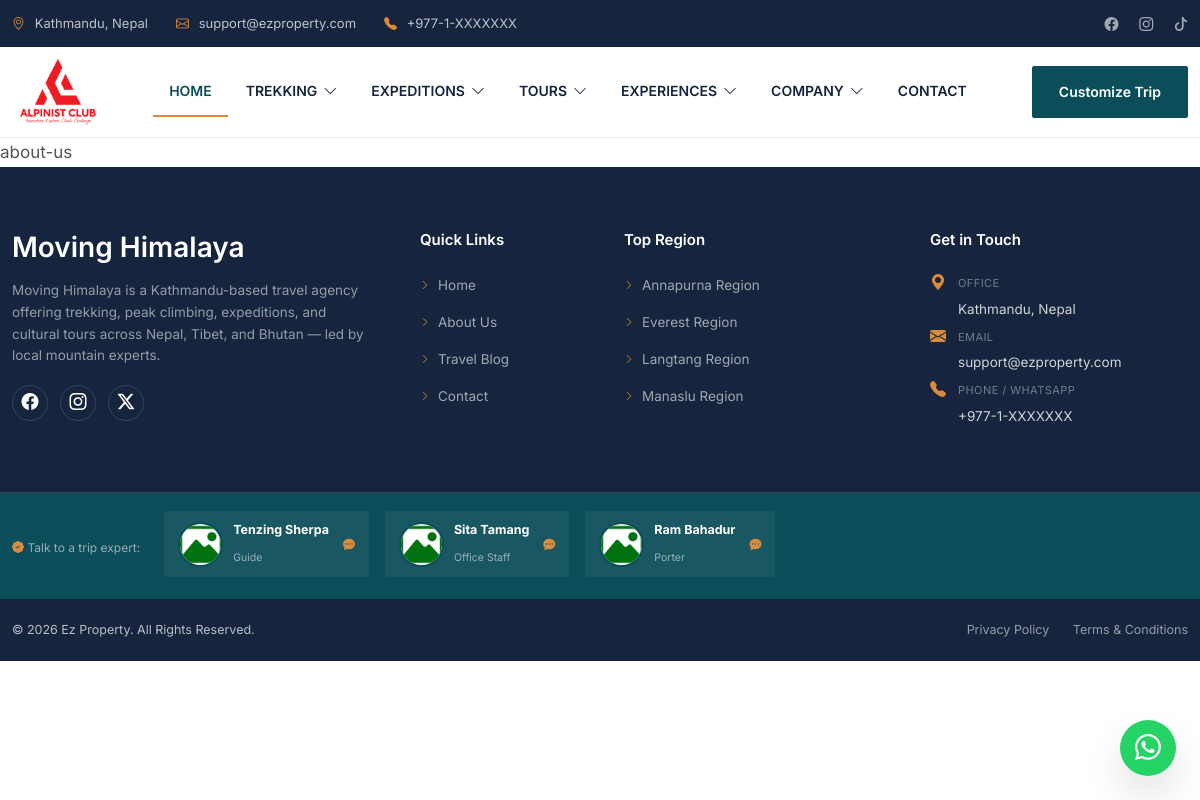
The page /about-us/ on the database its author committed.
### settings/models.py (models this page shows, shortened)
class SiteSetting(models.Model):
    system_name = models.CharField(max_length=191, blank=True, null=True)
    email = models.EmailField(max_length=191, blank=True, null=True)
    extra_email = models.EmailField(max_length=191, blank=True, null=True)
    phone = models.CharField(max_length=50, blank=True, null=True)
    extra_phone = models.CharField(max_length=50, blank=True, null=True)
    address = models.TextField(blank=True, null=True)
    opening_hr = models.CharField(max_length=100, blank=True, null=True)
    work_hours = models.CharField(max_length=100, blank=True, null=True)
    google_map = models.TextField(blank=True, null=True)
    footer_copyright = models.CharField(max_length=191, blank=True, null=True)
    facebook = models.URLField(max_length=191, blank=True, null=True)
    twitter = models.URLField(max_length=191, blank=True, null=True)
    linkedin = models.URLField(max_length=191, blank=True, null=True)
    instagram = models.URLField(max_length=191, blank=True, null=True)
    youtube = models.URLField(max_length=191, blank=True, null=True)
    google = models.URLField(max_length=191, blank=True, null=True)
    yelp = models.URLField(max_length=191, blank=True, null=True)
    logo = models.ImageField(upload_to='settings/', blank=True, null=True)
    favicon = models.ImageField(upload_to='settings/', blank=True, null=True)
    loader = models.ImageField(upload_to='settings/', blank=True, null=True)
    footer_gateway_img = models.ImageField(upload_to='settings/', blank=True, null=True)
    bg_image = models.ImageField(upload_to='settings/', blank=True, null=True)
    breadcrumb = models.ImageField(upload_to='settings/', blank=True, null=True)
    image1 = models.ImageField(upload_to='settings/', blank=True, null=True)
    image2 = models.ImageField(upload_to='settings/', blank=True, null=True)
    meta_author = models.CharField(max_length=191, blank=True, null=True)
    meta_title = models.CharField(max_length=191, blank=True, null=True)
    meta_keywords = models.CharField(max_length=191, blank=True, null=True)
    meta_description = models.TextField(blank=True, null=True)
    info1 = models.TextField(blank=True, null=True)
    info2 = models.TextField(blank=True, null=True)
    info3 = models.TextField(blank=True, null=True)
    info4 = models.TextField(blank=True, null=True)
    info5 = models.TextField(blank=True, null=True)
    info6 = models.TextField(blank=True, null=True)
    info7 = models.TextField(blank=True, null=True)
    mail_transport = models.CharField(max_length=50, blank=True, null=True)
    mail_host = models.CharField(max_length=191, blank=True, null=True)
    mail_port = models.IntegerField(blank=True, null=True)
    mail_username = models.CharField(max_length=191, blank=True, null=True)
    mail_password = models.CharField(max_length=191, blank=True, null=True)
    mail_encryption = models.CharField(max_length=10, blank=True, null=True)
    mail_from = models.EmailField(max_length=191, blank=True, null=True)
    mail_from_name = models.CharField(max_length=191, blank=True, null=True)
    smtp_check = models.BooleanField(default=False)
    recaptcha_site_key = models.CharField(max_length=191, blank=True, null=True)
    recaptcha_secret_key = models.CharField(max_length=191, blank=True, null=True)
    is_recaptcha = models.BooleanField(default=False)
    google_analytic_id = models.CharField(max_length=50, blank=True, null=True)
    google_client_id = models.CharField(max_length=191, blank=True, null=True)
    google_client_secret = models.CharField(max_length=191, blank=True, null=True)
    google_redirect = models.URLField(max_length=191, blank=True, null=True)
    is_google = models.BooleanField(default=False)
    facebook_analytic_id = models.CharField(max_length=50, blank=True, null=True)
    facebook_client_id = models.CharField(max_length=191, blank=True, null=True)
    facebook_client_secret = models.CharField(max_length=191, blank=True, null=True)
    facebook_redirect = models.URLField(max_length=191, blank=True, null=True)
    is_facebook = models.BooleanField(default=False)
    process_title = models.CharField(max_length=191, blank=True, null=True)
    process_sub_title = models.TextField(blank=True, null=True)
    process_item = models.JSONField(blank=True, null=True, default=list)
    work_title = models.CharField(max_length=191, blank=True, null=True)
    work_sub_title = models.TextField(blank=True, null=True)
    work_item = models.JSONField(blank=True, null=True, default=list)
    counter_title = models.CharField(max_length=191, blank=True, null=True)
    counter_sub_title = models.TextField(blank=True, null=True)
    counter_item = models.JSONField(blank=True, null=True, default=list)
    class Meta:
        verbose_name = "Site Setting"
        verbose_name_plural = "Site Settings"
    @classmethod
    def get_instance(cls):
        obj, created = cls.objects.get_or_create(pk=1)
        return obj

### categories/models.py (models this page shows, shortened)
class Category(models.Model):
    parent = models.ForeignKey('self', on_delete=models.SET_NULL, null=True, blank=True, related_name='children')
    name = models.CharField(max_length=255)
    slug = models.SlugField(max_length=255, unique=True, blank=True) # blank=True राख्नुहोस् ताकि form मा नलेख्दा पनि error नआओस्
    excerpt = models.TextField(blank=True, null=True)
    description = models.TextField(blank=True, null=True)
    image = models.ImageField(upload_to='categories/', blank=True, null=True)
    font_icon = models.CharField(max_length=100, blank=True, null=True)
    order_level = models.IntegerField(default=0)
    display_on = models.CharField(max_length=100, default='default')
    meta_keywords = models.CharField(max_length=255, blank=True, null=True)
    meta_description = models.TextField(blank=True, null=True)
    status = models.BooleanField(default=True)
    created_by = models.ForeignKey(settings.AUTH_USER_MODEL, on_delete=models.SET_NULL, null=True, blank=True, related_name='created_categories')
    updated_by = models.ForeignKey(settings.AUTH_USER_MODEL, on_delete=models.SET_NULL, null=True, blank=True, related_name='updated_categories')
    created_at = models.DateTimeField(auto_now_add=True)
    updated_at = models.DateTimeField(auto_now=True)
    objects = CategoryManager()
    class Meta:
        ordering = ['order_level', 'name']

### teams/models.py (models this page shows, shortened)
class Team(models.Model):
    ROLE_CHOICES = [
        ('office', 'Office Staff'),
        ('guide', 'Guide'),
        ('porter', 'Porter'),
    ]
    name = models.CharField(max_length=255)
    role = models.CharField(max_length=20, choices=ROLE_CHOICES, default='office')
    email = models.EmailField(blank=True, null=True)
    address = models.CharField(max_length=500, blank=True, null=True)
    phone = models.CharField(max_length=500, blank=True, null=True)
    bio = models.TextField(blank=True, null=True)
    image = models.ImageField(upload_to='teams/', blank=True, null=True)
    facebook = models.URLField(blank=True, null=True)
    youtube = models.URLField(blank=True, null=True)
    tiktok = models.URLField(blank=True, null=True)
    instagram = models.URLField(blank=True, null=True)
    order_level = models.IntegerField(default=0)
    status = models.BooleanField(default=True)
    created_at = models.DateTimeField(auto_now_add=True)
    updated_at = models.DateTimeField(auto_now=True)
    class Meta:
        ordering = ['order_level']
    @property
    def image_url(self):
        return self.image.url if self.image and hasattr(self.image, 'url') else '/static/asset/images/noimage.png'

### front/views.py (the view)
# urls.py: path('about-us/', views.about, name='about'),
def about(request):
    return render(request, 'front/about.html')

### templates/front/about.html (shortened to what this page needs)
{% extends 'layouts/main.html' %}
{% block content %}
    <section class="about-section">
        about-us
    </section>
{% endblock %}

### templates/layouts/main.html (shortened to what this page needs)
{% load static %}
<!DOCTYPE html>
<html lang="en">
<head>
    <link href="https://cdn.jsdelivr.net/npm/bootstrap@5.3.2/dist/css/bootstrap.min.css" rel="stylesheet">
    <link href="https://cdn.jsdelivr.net/npm/bootstrap-icons@1.11.1/font/bootstrap-icons.css" rel="stylesheet">
    <link rel="stylesheet" href="https://cdn.jsdelivr.net/npm/swiper@11/swiper-bundle.min.css">
    <link rel="stylesheet" href="https://cdnjs.cloudflare.com/ajax/libs/baguettebox.js/1.11.1/baguetteBox.min.css">
    <link rel="stylesheet" href="{% static 'asset/front/style.css' %}">
    <link rel="stylesheet" href="{% static 'asset/front/offcanvas.css' %}">
    <link rel="stylesheet" href="{% static 'asset/front/responsive.css' %}">
    <link rel="stylesheet" href="{% static 'asset/front/details.css' %}">
</head>
<body>
    {% include 'includes/front/header.html' %}
      <main>
         {% block content %}{% endblock %}
      </main>
    {% include 'includes/front/footer.html' %}
     {% if setting.phone %}
        <a href="https://wa.me/{{ setting.phone|cut:' ' }}" class="whatsapp-float hidden-xs" target="_blank">
            <i class="bi bi-whatsapp"></i>
        </a>
    {% endif %}
</body>
</html>

### templates/includes/front/header.html (shortened to what this page needs)
{% load static %}
<div class="top-bar hidden-xs">
  <div class="container d-flex justify-content-between align-items-center">
    <div class="top-line">
      {% if setting.address %}
        <span><i class="bi bi-geo-alt"></i> {{ setting.address }}</span>
      {% endif %}
      {% if setting.email %}
        <a href="mailto:{{ setting.email }}"><i class="bi bi-envelope"></i> {{ setting.email }}</a>
      {% endif %}
      {% if setting.phone %}
        <a href="tel:{{ setting.phone|cut:' ' }}"><i class="bi bi-telephone-fill"></i> {{ setting.phone }}</a>
      {% endif %}
    </div>
    <div class="top-social">
      {% if setting.facebook %}<a href="{{ setting.facebook }}" target="_blank"><i class="bi bi-facebook"></i></a>{% endif %}
      {% if setting.instagram %}<a href="{{ setting.instagram }}" target="_blank"><i class="bi bi-instagram"></i></a>{% endif %}
      {% if setting.twitter %}<a href="{{ setting.twitter }}" target="_blank"><i class="bi bi-tiktok"></i></a>{% endif %}
    </div>
  </div>
</div>
<header class="main-header">
  <div class="container">
     <a href="{% url 'front:home' %}" class="logo">
      {% if setting.logo %}
         <img src="{{ setting.logo.url }}" alt="{{ setting.system_name|default:'Moving Himalaya' }} logo">
      {% else %}
        <img src="{% static 'asset/images/noimage.png' %}" alt="Logo">
      {% endif %}
    </a>
    <ul class="primary-nav">
      <li><a href="{% url 'front:home' %}" class="nav-link-custom active">Home</a></li>
      {% for category in global_categories %}
        {% if category.children.exists %}
        <li class="nav-item-mega">
            <a href="{% url 'front:category_packages' slug=category.slug %}" class="nav-link-custom" aria-haspopup="true" aria-expanded="false">
                {{ category.name }} <i class="bi bi-chevron-down"></i>
            </a>
        </li>
        {% endif %}
      {% endfor %}
      <li class="nav-item-simple">
        <a href="#" class="nav-link-custom" aria-haspopup="true" aria-expanded="false">Company <i class="bi bi-chevron-down"></i></a>
      </li>
      <li><a href="{% url 'front:contact' %}" class="nav-link-custom">Contact</a></li>
    </ul>
    <div class="d-flex align-items-center gap-2">
      <a href="{% url 'front:contact' %}" class="btn-brand d-none d-lg-inline-flex">Customize Trip</a>
    </div>
  </div>
</header>

### templates/includes/front/footer.html (shortened to what this page needs)
<footer class="site-footer">
  <div class="footer-main">
    <div class="container">
      <div class="row g-5">
        <div class="col-lg-4">
        <h3 class="text-white mb-3">{{ setting.system_name|default:"Moving Himalaya" }}</h3>
        <p class="footer-desc">{{ setting.info4|default:"Moving Himalaya" }}</p>
        <div class="footer-social-modern">
            {% if setting.facebook %}<a href="{{ setting.facebook }}" target="_blank"><i class="bi bi-facebook"></i></a>{% endif %}
            {% if setting.instagram %}<a href="{{ setting.instagram }}" target="_blank"><i class="bi bi-instagram"></i></a>{% endif %}
            {% if setting.twitter %}<a href="{{ setting.twitter }}" target="_blank"><i class="bi bi-twitter-x"></i></a>{% endif %}
        </div>
        </div>
        <div class="col-lg-2 col-6">
          <h5 class="footer-widget-title">Quick Links</h5>
          <ul class="footer-links-modern">
            <li><a href=""><i class="bi bi-chevron-right"></i>Home</a></li>
            <li><a href=""><i class="bi bi-chevron-right"></i>About Us</a></li>
            <li><a href=""><i class="bi bi-chevron-right"></i>Travel Blog</a></li>
            <li><a href=""><i class="bi bi-chevron-right"></i>Contact</a></li>
          </ul>
        </div>
        <div class="col-lg-3 col-6">
          <h5 class="footer-widget-title">Top Region </h5>
          <ul class="footer-links-modern">
            {% for region in trekking_regions %}
            <li><a href=""><i class="bi bi-chevron-right"></i> {{ region.name }} </a></li>
            {% endfor %}
          </ul>
        </div>
        <div class="col-lg-3">
          <h5 class="footer-widget-title">Get in Touch</h5>
          <div class="footer-contact-info">
            {% if setting.address %}
            <div class="info-item">
              <i class="bi bi-geo-alt-fill info-icon"></i>
              <div class="info-text"><span>Office</span><p>{{ setting.address }}</p></div>
            </div>
            {% endif %}
            {% if setting.email %}
            <div class="info-item">
              <i class="bi bi-envelope-fill info-icon"></i>
              <div class="info-text">
                <span>Email</span>
                <p><a href="mailto:{{ setting.email }}">{{ setting.email }}</a></p>
              </div>
            </div>
            {% endif %}
            {% if setting.phone %}
            <div class="info-item">
              <i class="bi bi-telephone-fill info-icon"></i>
              <div class="info-text">
                <span>Phone / WhatsApp</span>
                <p><a href="tel:{{ setting.phone|cut:' ' }}">{{ setting.phone }}</a></p>
              </div>
            </div>
            {% endif %}
          </div>
        </div>
      </div>
    </div>
  </div>
    <div class="footer-experts-bar">
    <div class="container experts-bar-inner">
      <div class="experts-label">
        <span><i class="bi bi-patch-check-fill" style="color:var(--accent);"></i> Talk to a trip expert:</span>
      </div>
      <div class="experts-scroll">
        {% for expert in footer_experts %}
        <a href="" class="expert-card-mini">
          <img src="{{ expert.image_url }}"
               alt="{{ expert.name }}"
               class="expert-avatar-img"
               style="width: 45px; height: 45px; border-radius: 50%; object-fit: cover; border: 2px solid var(--primary); background: #fff;">
          <span class="expert-meta">
            <strong>{{ expert.name }}</strong>
            <span>{{ expert.get_role_display }}</span>
          </span>
          <i class="bi bi-chat-dots-fill"></i>
        </a>
        {% endfor %}
      </div>
    </div>
  </div>
  <div class="footer-copyright">
    <div class="container copyright-inner">
      <div>{{ setting.footer_copyright|default:"© 2025 Moving Himalaya. All rights reserved." }}</div>
      <div class="copyright-links">
        <a href="#">Privacy Policy</a>
        <a href="#">Terms &amp; Conditions</a>
      </div>
    </div>
  </div>
</footer>

### rows shown on the page
SiteSetting: address "Kathmandu, Nepal", email "support@ezproperty.com", phone "+977-1-XXXXXXX", logo (picture), system_name "Moving Himalaya", info4 "Moving Himalaya is a Kathmandu-based travel agency offering trekking, peak climbing, expeditions, and cultural tours across Nepal, Tibet, and Bhutan — led by local mountain experts.", footer_copyright "© 2026 Ez Property. All Rights Reserved."
Category: name "TREKKING"
Category: name "EXPEDITIONS"
Category: name "TOURS"
Category: name "EXPERIENCES"
Category: name "Annapurna Region"
Category: name "Everest Region"
Category: name "Langtang Region"
Category: name "Manaslu Region"
Team: name "Tenzing Sherpa", role "Guide"
Team: name "Sita Tamang", role "Office Staff"
Team: name "Ram Bahadur", role "Porter"
